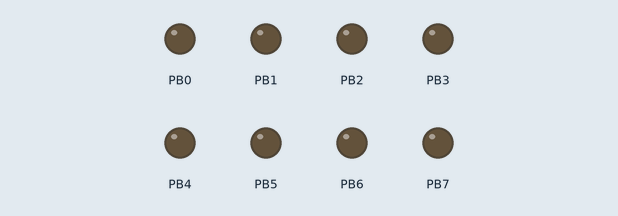
Recording of a program running on a simulated ATmega128, built with avr-gcc and emulated at 8 MHz. Parts: output pins drawn as LEDs (lit = HIGH).

Above: at 0.05 s.
At 1.35 s:
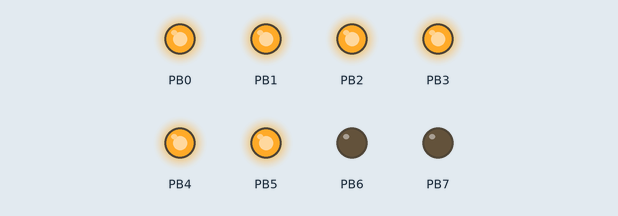
At 2.85 s:
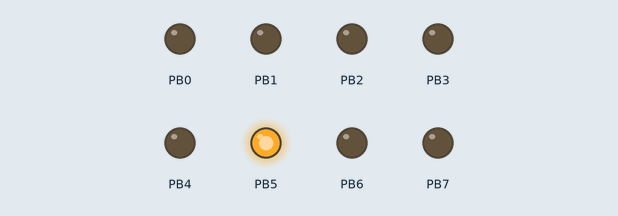
At 5.45 s:
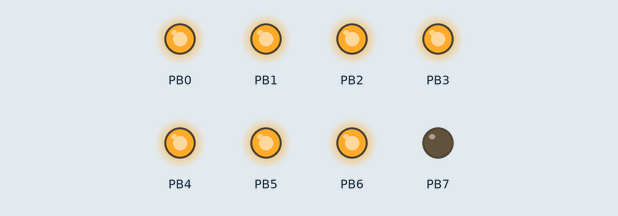
At 8.15 s:
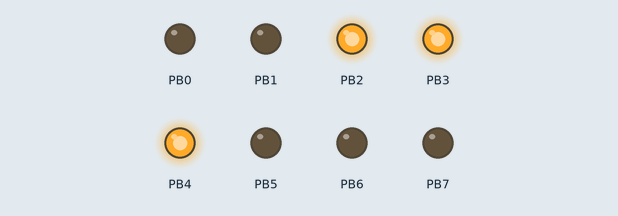
At 10.85 s:
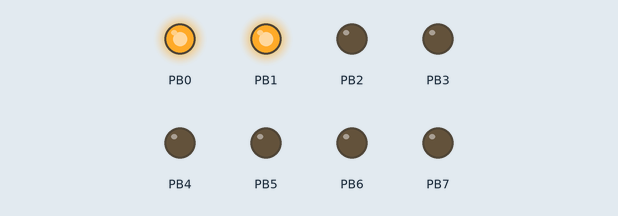
Timing chart, 0 to 11.2 s (numbered marks = the images above):
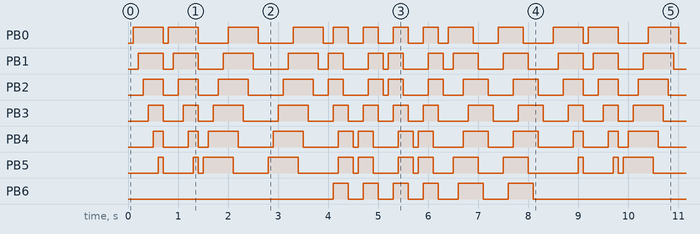

Measured:
- by itself, PB6: repeats every 8.4 s: 3 × (LOW 0.30 s, HIGH 0.30 s), LOW 0.40 s, HIGH 0.50 s, LOW 0.50 s, HIGH 0.50 s, LOW 4.4 s, HIGH 0.30 s
- by itself, PB3: repeats every 8.4 s: LOW 0.40 s, HIGH 0.30 s, LOW 0.30 s, HIGH 0.60 s, LOW 0.70 s, HIGH 0.60 s, LOW 0.50 s, 3 × (HIGH 0.30 s, LOW 0.30 s), HIGH 0.30 s, LOW 0.60 s, 2 × (HIGH 0.50 s, LOW 0.50 s), HIGH 0.30 s
- by itself, PB0: repeats every 8.4 s: LOW 0.10 s, HIGH 0.60 s, LOW 0.60 s, HIGH 0.60 s, LOW 0.70 s, HIGH 0.60 s, LOW 0.20 s, 3 × (HIGH 0.30 s, LOW 0.30 s), HIGH 0.30 s, LOW 0.20 s, HIGH 0.50 s, LOW 0.50 s, HIGH 0.50 s, LOW 0.60 s, HIGH 0.60 s

The program:

main.c
```c
#define F_CPU 8000000UL

#include <avr/io.h>
#include <util/delay.h>
#include <stdbool.h>

#define BIT(x) (1 << (x))

int main(void) {
	DDRB = 0b11111111; // Make pins B0 t/m B7 output

	// create a lookup table with some seven segment display patterns
	const unsigned char lookupTable [84] = {
		0b00000000, 0b00000001, 0b00000011, 0b00000111, 0b00001111, 0b00011111, 0b00111111,
		0b00000000, 0b00000001, 0b00000011, 0b00000111, 0b00001111, 0b00011111, 0b00111111,

		0b00000000, 0b00100000, 0b00110000, 0b00111000, 0b00111100, 0b00111110,
		0b00111111, 0b00011111, 0b00001111, 0b00000111, 0b00000011, 0b00000001, 0b00000000,
		0b00000000, 0b00100000, 0b00110000, 0b00111000, 0b00111100, 0b00111110,
		0b00111111, 0b00011111, 0b00001111, 0b00000111, 0b00000011, 0b00000001, 0b00000000,

		0b00000110, 0b01001111, 0b01111111, 0b01111001, 0b00110000, 0b00000000,
		0b00110000, 0b01111001, 0b01111111, 0b01001111, 0b00000110, 0b00000000,
		0b00000110, 0b01001111, 0b01111111, 0b01111001, 0b00110000, 0b00000000,
		0b00110000, 0b01111001, 0b01111111, 0b01001111, 0b00000110, 0b00000000,

		0b00000001, 0b00100011, 0b01100011, 0b01110111, 0b01111111,
		0b01111110, 0b01011100, 0b00011100, 0b00001000, 0b00000000,
		0b00000001, 0b00100011, 0b01100011, 0b01110111, 0b01111111,
		0b01111110, 0b01011100, 0b00011100, 0b00001000, 0b00000000,
	};


	while (1) {
		// Go over each value in the lookup table
		for (int i = 0; i < 84; i++) {
			PORTB = lookupTable[i];
			_delay_ms(100);
		}
	}
}
```
